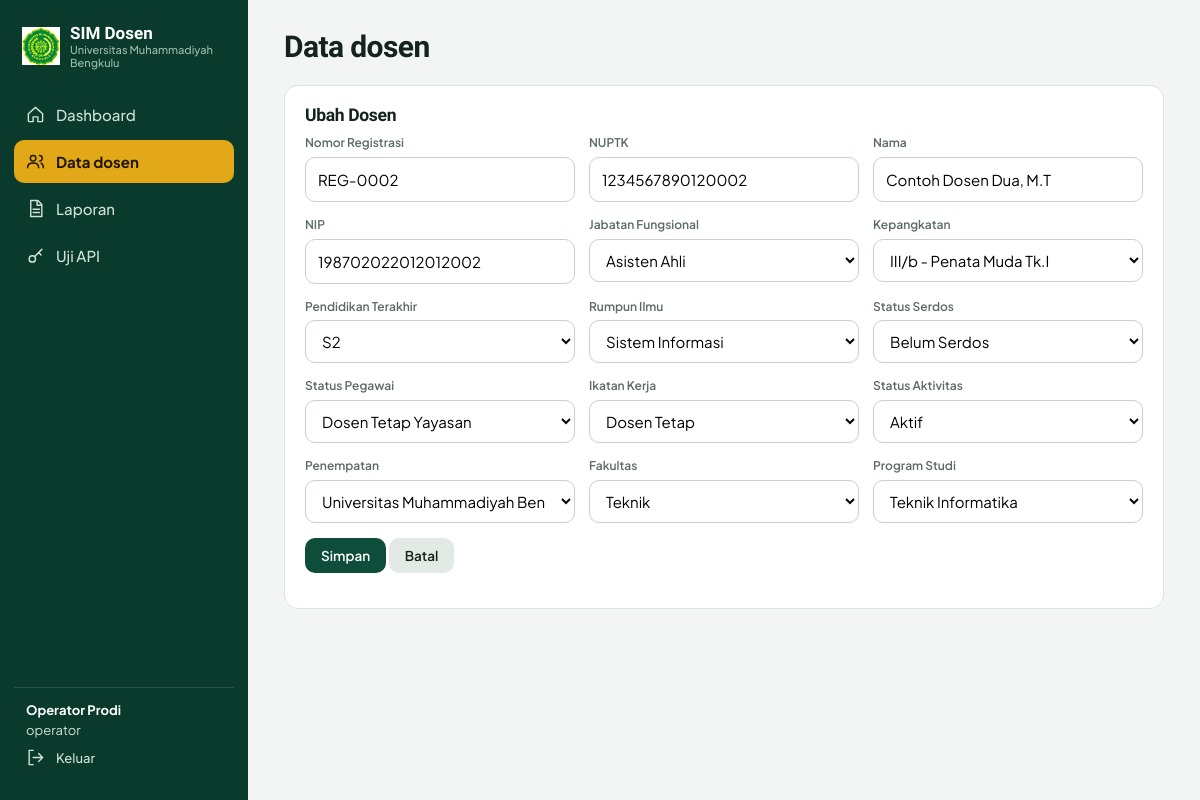
/modules/dosen.php?id=2 (signed in), run on the app's committed database.
### tables this page shows
CREATE TABLE `dosen` (
  `id` int(11) NOT NULL,
  `nomor_registrasi` varchar(30) DEFAULT NULL,
  `nuptk` varchar(20) DEFAULT NULL,
  `nama` varchar(150) NOT NULL,
  `nip` varchar(25) DEFAULT NULL,
  `jabatan_id` int(11) DEFAULT NULL,
  `kepangkatan_id` int(11) DEFAULT NULL,
  `pendidikan_id` int(11) DEFAULT NULL,
  `rumpun_id` int(11) DEFAULT NULL,
  `serdos_id` int(11) DEFAULT NULL,
  `status_pegawai_id` int(11) DEFAULT NULL,
  `ikatan_id` int(11) DEFAULT NULL,
  `aktivitas_id` int(11) DEFAULT NULL,
  `penempatan_id` int(11) DEFAULT NULL,
  `fakultas_id` int(11) DEFAULT NULL,
  `prodi_id` int(11) DEFAULT NULL
);

CREATE TABLE `jabatan_fungsional` (
  `id` int(11) NOT NULL,
  `nama` varchar(100) NOT NULL
);

CREATE TABLE `kepangkatan` (
  `id` int(11) NOT NULL,
  `nama` varchar(100) NOT NULL
);

CREATE TABLE `pendidikan` (
  `id` int(11) NOT NULL,
  `nama` varchar(100) NOT NULL
);

CREATE TABLE `rumpun_ilmu` (
  `id` int(11) NOT NULL,
  `nama` varchar(100) NOT NULL
);

CREATE TABLE `status_serdos` (
  `id` int(11) NOT NULL,
  `nama` varchar(100) NOT NULL
);

CREATE TABLE `status_pegawai` (
  `id` int(11) NOT NULL,
  `nama` varchar(100) NOT NULL
);

CREATE TABLE `ikatan_kerja` (
  `id` int(11) NOT NULL,
  `nama` varchar(100) NOT NULL
);

CREATE TABLE `status_aktivitas` (
  `id` int(11) NOT NULL,
  `nama` varchar(100) NOT NULL
);

CREATE TABLE `penempatan` (
  `id` int(11) NOT NULL,
  `nama` varchar(100) NOT NULL
);

CREATE TABLE `fakultas` (
  `id` int(11) NOT NULL,
  `nama` varchar(100) NOT NULL
);

CREATE TABLE `prodi` (
  `id` int(11) NOT NULL,
  `nama` varchar(100) NOT NULL
);

### modules/dosen.php (the view, shortened to what this page needs)
<?php require '../includes/auth.php'; need('dosen_read');
$id=(int)($_GET['id']??0); $f=$_GET['form']??''; $msg='';
$title='Data Dosen'; include '../includes/header.php'; echo "<div class=\"head\"><h2>Data dosen</h2></div>"; if($msg)echo '<p class="err">'.e($msg).'</p>';
if($f||$id){ need('dosen_write'); $d=$id?(rows(q("SELECT * FROM dosen WHERE id=?",[$id]))[0]??[]):$_POST; ?>
<div class="card"><h3><?=$id?'Ubah':'Tambah'?> Dosen</h3><form method="post"><input type="hidden" name="csrf" value="<?=csrf()?>"><div class="grid">
<?php foreach(['nomor_registrasi'=>'Nomor Registrasi','nuptk'=>'NUPTK','nama'=>'Nama','nip'=>'NIP'] as $c=>$l)echo "<div><label>$l</label><input name='$c' value='".e($d[$c]??'')."'".($c=='nama'?' required':'')."></div>";
foreach($FK as $c=>$t){ echo "<div><label>".e($MASTER[$t])."</label><select name='$c'><option value=''>-- pilih --</option>"; foreach(rows(q("SELECT * FROM $t ORDER BY nama")) as $o)echo "<option value='{$o['id']}'".(($d[$c]??'')==$o['id']?' selected':'').">".e($o['nama'])."</option>"; echo "</select></div>"; } ?>
</div><p><button class="btn">Simpan</button> <a class="btn g" href="dosen.php">Batal</a></p></form></div>
<?php } else { $k=trim($_GET['k']??''); $w=$k?"WHERE d.nama LIKE ? OR d.nip LIKE ? OR d.nuptk LIKE ?":''; $p=$k?array_fill(0,3,"%$k%"):[];
 $r=rows(q(dosen_sql($w),$p)); ?>
<?php } include '../includes/footer.php'; ?>

### assets/style.css (style rules this page uses)
:root { --g:#0E4D3A;--g2:#0A3A2B;--gold:#E2A817;--ink:#14231D;--mut:#5C6B64;--bg:#F2F5F3;--line:#DCE4DF;--r:14px }
* { box-sizing:border-box }
html { scroll-behavior:smooth }
body { margin:0;font:15px/1.55 'Plus Jakarta Sans',system-ui,sans-serif;background:var(--bg);color:var(--ink) }
h1,h2,h3 { font-family:'Bricolage Grotesque','Plus Jakarta Sans',sans-serif;line-height:1.1;margin:0 0 .5em;letter-spacing:-.02em }
a { color:var(--g) }
.head { display:flex;justify-content:space-between;align-items:end;gap:12px;margin-bottom:22px;flex-wrap:wrap }
.head h2 { font-size:30px;margin:0 }
.card { background:#fff;border:1px solid var(--line);border-radius:var(--r);padding:20px;margin-bottom:16px;overflow-x:auto }
.grid { display:grid;grid-template-columns:repeat(auto-fit,minmax(210px,1fr));gap:14px }
.grid>div label { display:block;font-size:12px;font-weight:600;color:var(--mut);margin-bottom:4px }
input,select { width:100%;padding:10px 12px;border:1px solid #c5d1ca;border-radius:10px;font:inherit;background:#fff }
.btn { display:inline-block;padding:9px 16px;border:0;border-radius:10px;background:var(--g);color:#fff;font:600 13.5px 'Plus Jakarta Sans';cursor:pointer;text-decoration:none;transition:background .15s }
.btn.g { background:#e3eae6;color:var(--ink) }

### data on the page
dosen: nomor_registrasi "REG-0002", nuptk "1234567890120002", nama "Contoh Dosen Dua, M.T", nip "198702022012012002", jabatan_id "Asisten Ahli", kepangkatan_id "III/b - Penata Muda Tk.I", pendidikan_id "S2", rumpun_id "Sistem Informasi", serdos_id "Belum Serdos", status_pegawai_id "Dosen Tetap Yayasan", ikatan_id "Dosen Tetap", aktivitas_id "Aktif", penempatan_id "Universitas Muhammadiyah Bengkulu", fakultas_id "Teknik", prodi_id "Teknik Informatika"

### other printed values
$l "Dashboard"
$l "Data dosen"
$l "Laporan"
$l "Uji API"
$u['nama'] "Operator Prodi"
$u['role'] "operator"
$l "Nomor Registrasi"
$l "NUPTK"
$l "Nama"
$l "NIP"
$MASTER[$t] "Jabatan Fungsional"
$MASTER[$t] "Kepangkatan"
$MASTER[$t] "Pendidikan Terakhir"
$MASTER[$t] "Rumpun Ilmu"
$MASTER[$t] "Status Serdos"
